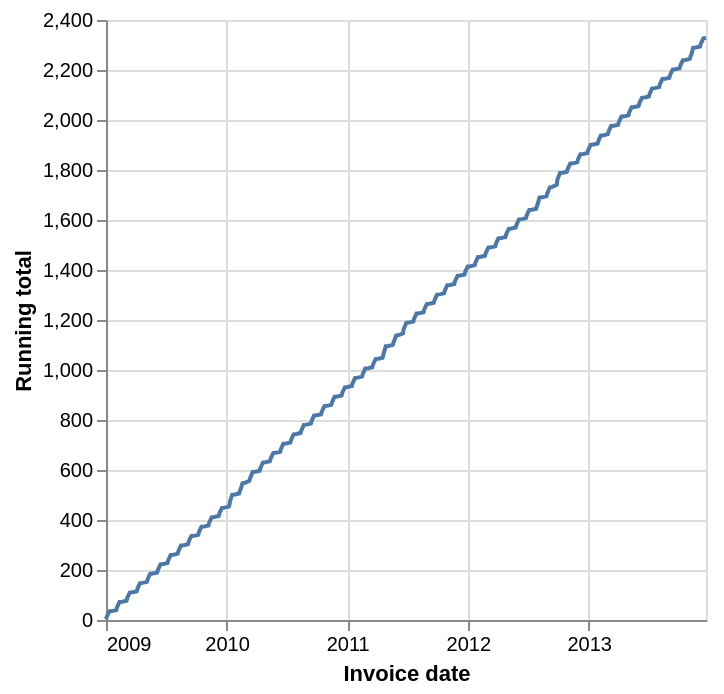

Write notebook code for a chart like this one.
### Code cell
import altair as alt

chart = (
    alt.Chart(running_totals)
    .mark_line()
    .encode(
        x=alt.X("InvoiceDate:T", title="Invoice date"),
        y=alt.Y("running_total:Q", title="Running total"),
        tooltip=["InvoiceDate", "running_total"]
    )
)

chart

### Figure 1 — Vega-Lite specification as saved in the notebook (floating-point values rounded to 4 significant figures; data arrays with more than 128 entries replaced by an {"elided": "..."} marker saying what was removed)
{"config": {"view": {"continuousWidth": 300, "continuousHeight": 300}}, "data": {"name": "data-00d05fda6e931fad2cd6ff46a38f124c"}, "mark": {"type": "line"}, "encoding": {"tooltip": [{"field": "InvoiceDate", "type": "temporal"}, {"field": "running_total", "type": "quantitative"}], "x": {"field": "InvoiceDate", "title": "Invoice date", "type": "temporal"}, "y": {"field": "running_total", "title": "Running total", "type": "quantitative"}}, "$schema": "https://vega.github.io/schema/vega-lite/v6.1.0.json", "datasets": {"data-00d05fda6e931fad2cd6ff46a38f124c": {"elided": "412 records"}}}
